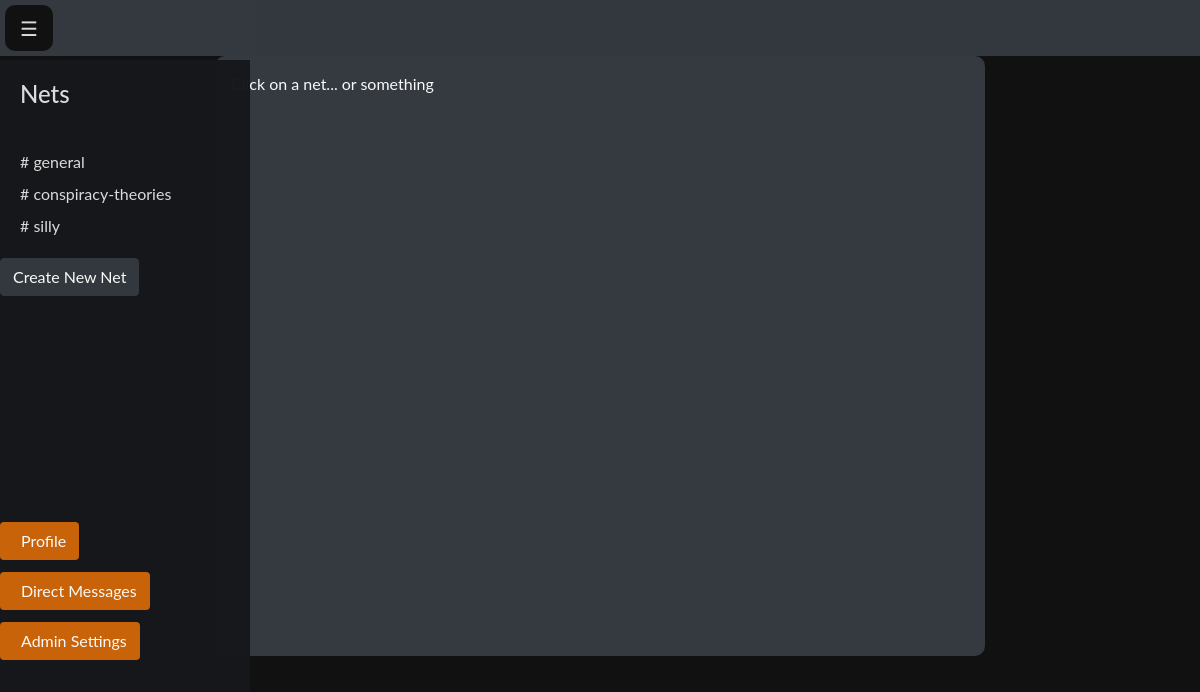
The app's page /net/index/ (signed in), older data.
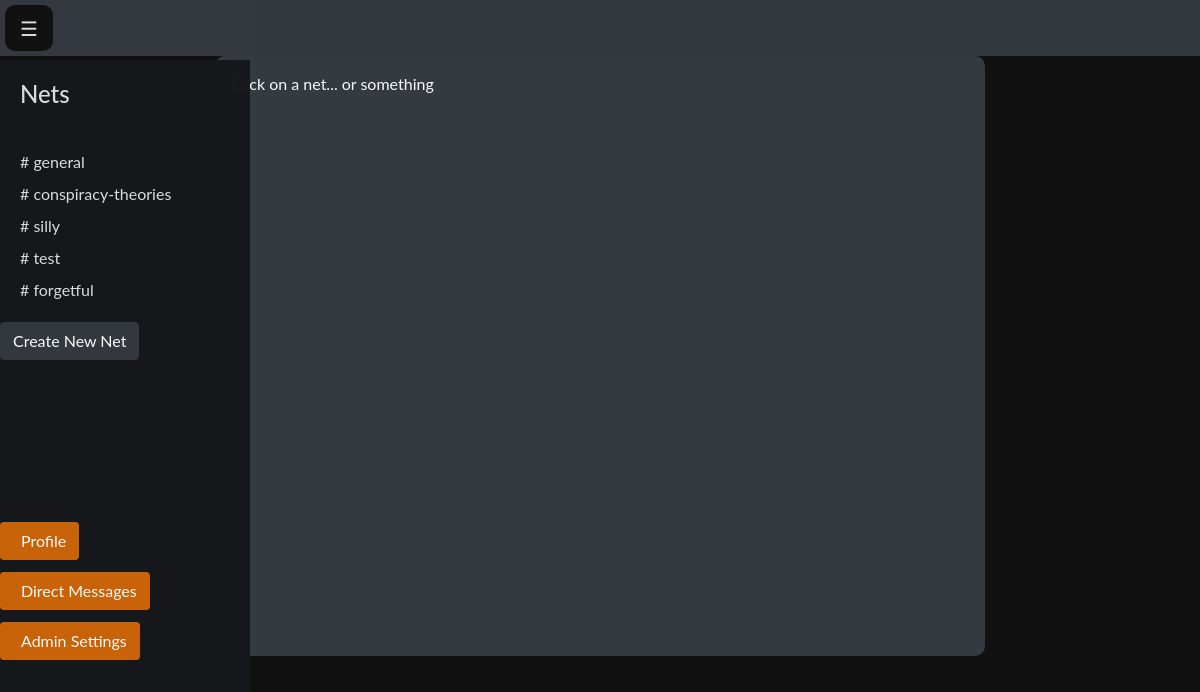
The same page, newer data.
### nets/models.py (models this page shows)
class Net(models.Model):
	title = models.CharField(max_length=20, unique=True)

### nets/views.py (the view)
# urls.py: path('net/index/', net_views.index, name='net_index'),
@login_required
def index(request):
	if request.method == 'POST':
		form = CreateNet(request.POST)
		if form.is_valid():
			if request.user.profile.role == "Admin":
				form.save()
	createnet_form = CreateNet
	nets = Net.objects.all()
	context = {
		'nets': nets,
		'createnet_form': createnet_form
	}
	return render(request, 'nets/index.html', context)

### nets/templates/nets/index.html (shortened to what this page needs)
{% extends 'nets/base.html' %}
{% load crispy_forms_tags %}
{% block content %}
<head>
</head>
<body style="background-color:#111;">
    <div class='row m-0'>
        <div class='col-sm-2 main_wrap' style="overflow: hidden;"></div>
        <div class='col-sm-8' style="overflow: hidden; color:white; background-color:#111;">
            <div class="main p-3 mb-2 bg-dark text-light">
                <p>Click on a net... or something</p>
            </div>
        </div>
        <div class='col-sm-2'></div>
    </div>
</body>
{% endblock content %}

### nets/templates/nets/navbar.html (shortened to what this page needs)
{% load static %}
<!DOCTYPE html>
<html>
<head>
</head>
<body>
<div id="mySidebar" class="sidebar">
  {% if 'directmessage' in request.path %}
    <h4 style="color:#e0e0e0; margin-left: 20px;">Direct Messages</h4>
    <hr style="color:#e0e0e0;">
  {% elif 'net' in request.path %}
    <h4 style="color:#e0e0e0; margin-left: 20px;">Nets</h4>
    <hr style="color:#e0e0e0;">
      <div class="nets-section">
        {% for net in nets %}
          <a href="{% url 'net' net.id %}" id="net_link"># {{net.title}}</a>
        {% endfor %}
      </div>
      {% if user.profile.role == 'Admin' %}
        <button type="button" class="createnet btn btn-dark" data-toggle="modal" data-target="#exampleModalCenter">
          Create New Net
        </button>
      {% endif %}
  {% endif %} -->
  {% if 'directmessage' not in request.path %}
      <button class = 'btn dmbutton' style='background-color:#ce650a; color:white;' onclick="location.href='{% url 'dm_index' %}'">Direct Messages</button>
  {% endif %}
  {% if user.is_authenticated %}
      <button class = 'btn profilebutton' onclick="window.location.href='{% url 'profile' %}';">Profile</button>
  {% endif %}
  {% if user.is_authenticated %}
    {% if user.profile.role == 'Admin' %}
      <button class = 'btn adminbutton' onclick="window.location.href='{% url 'adminsettings' %}';">Admin Settings</button>
    {% endif %}
  {% endif %}
</div>
<nav id ="main" class="navbar navbar-expand-lg navbar-light bg-dark" style="opacity:98%;">
  <button id="mybtn" class="openbtn" onclick="toggleNav()">☰</button>
</nav>
</body>
</html>

Row changes from the older to the newer data that the page shows:
added Net: title "test"
added Net: title "forgetful"
